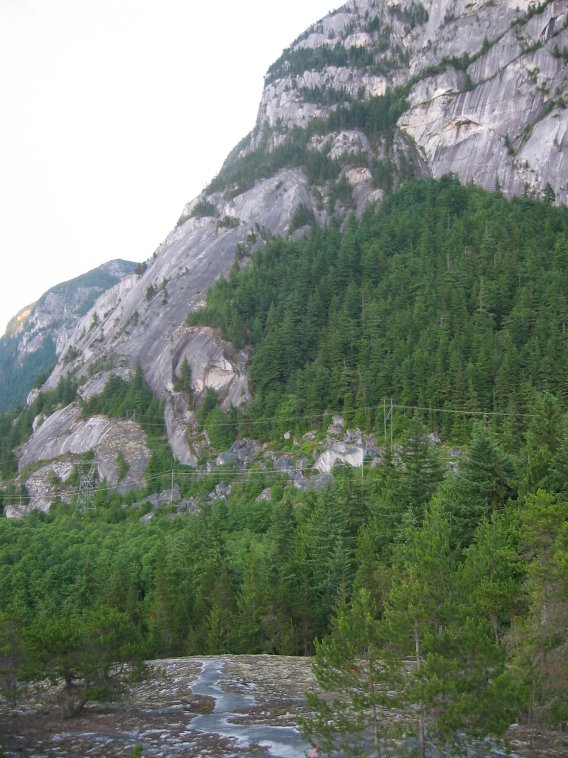
#> input picture samples/mountain/100-0023_img.jpg, 568 x 758 px
$ python -i multiband_blending.py   (imports and definitions only)
#> lines starting #> are read from the running program, lines starting #| are printed output that depends on the picture
from typing import List, Tuple

import cv2
import numpy as np

from src.images.apply_transformation import get_new_parameters
from src.images.image import Image


# [14 lines left out: functions single_weights_array, single_weights_matrix, not called in this run]


def add_weights(weights_matrix: np.ndarray, image: Image, offset: np.ndarray):

    H = offset @ image.H
    size, added_offset = get_new_parameters(weights_matrix, image.image, H)

    weights = single_weights_matrix(image.image.shape)
    weights = cv2.warpPerspective(weights, added_offset @ H, size)[:, :, np.newaxis]

    if weights_matrix is None:
        weights_matrix = weights
    else:
        weights_matrix = cv2.warpPerspective(weights_matrix, added_offset, size)

        if len(weights_matrix.shape) == 2:
            weights_matrix = weights_matrix[:, :, np.newaxis]

        weights_matrix = np.concatenate([weights_matrix, weights], axis=2)

    return weights_matrix, added_offset


def get_max_weights_matrix(images: List[Image]):
    weights_matrix = None
    offset = np.eye(3)

    for image in images:
        weights_matrix, added_offset = add_weights(weights_matrix, image, offset)
        offset = added_offset @ offset

    weights_maxes = np.max(weights_matrix, axis=2)[:, :, np.newaxis]
    max_weights_matrix = np.where(
        np.logical_and(weights_matrix == weights_maxes, weights_matrix > 0), 1.0, 0.0
    )

    max_weights_matrix = np.transpose(max_weights_matrix, (2, 0, 1))

    return max_weights_matrix, offset


# [32 lines left out: functions get_cropped_weights, build_band_panorama, not called in this run]


def multi_band_blending(images: List[Image], num_bands: int = 7, sigma: float = 1):

    max_weights_matrix, offset = get_max_weights_matrix(images)
    size = max_weights_matrix.shape[1:]

    max_weights = get_cropped_weights(images, max_weights_matrix, offset)

    weights = [[cv2.GaussianBlur(max_weights[i], (0, 0), 2 * sigma) for i in range(len(images))]]
    sigma_images = [cv2.GaussianBlur(image.image, (0, 0), sigma) for image in images]
    bands = [
        [
            np.where(
                images[i].image.astype(np.int64) - sigma_images[i].astype(np.int64) > 0,
                images[i].image - sigma_images[i],
                0,
            )
            for i in range(len(images))
        ]
    ]

    for k in range(1, num_bands - 1):
        sigma_k = np.sqrt(2 * k + 1) * sigma
        weights.append(
            [cv2.GaussianBlur(weights[-1][i], (0, 0), sigma_k) for i in range(len(images))]
        )

        old_sigma_images = sigma_images

        sigma_images = [
            cv2.GaussianBlur(old_sigma_image, (0, 0), sigma_k)
            for old_sigma_image in old_sigma_images
        ]
        bands.append(
            [
                np.where(
                    old_sigma_images[i].astype(np.int64) - sigma_images[i].astype(np.int64) > 0,
                    old_sigma_images[i] - sigma_images[i],
                    0,
                )
                for i in range(len(images))
            ]
        )

    weights.append([cv2.GaussianBlur(weights[-1][i], (0, 0), sigma_k) for i in range(len(images))])
    bands.append([sigma_images[i] for i in range(len(images))])

    panorama = np.zeros((*max_weights_matrix.shape[1:], 3))

    for k in range(0, num_bands):
        panorama += build_band_panorama(images, weights[k], bands[k], offset, size)
        panorama[panorama < 0] = 0
        panorama[panorama > 255] = 255

    return panorama

>>> import cv2
>>> picture = cv2.imread('../../samples/mountain/100-0023_img.jpg', cv2.IMREAD_GRAYSCALE)
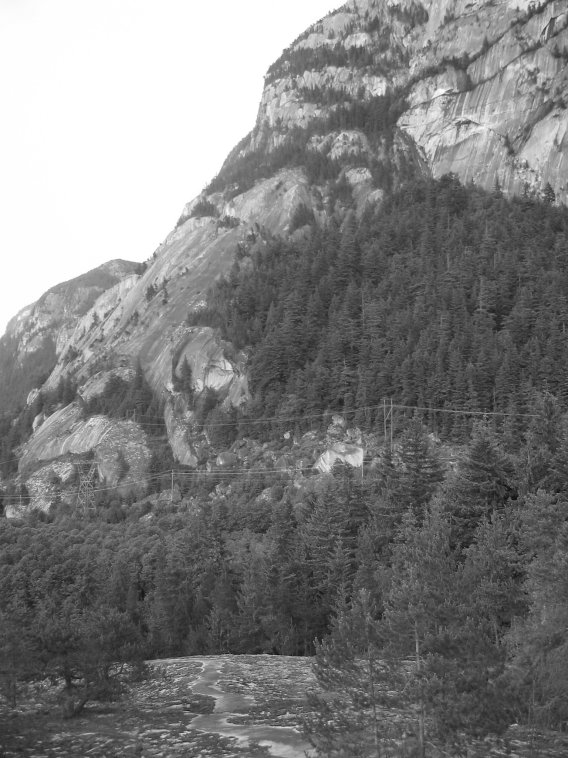
#> picture: shape (758, 568); min 11, max 255, mean 125.2
>>> result = multi_band_blending(picture)
#> the loop in get_max_weights_matrix, `for image in images:` made 1 pass
#> after the loop in get_max_weights_matrix, `for image in images:`: offset = [[1, 0, 0], [0, 1, 0], [0, 0, 1]]
#> (the run stopped early here; a loop or call above may not have finished)

$ run again, on samples/mountain/100-0024_img.jpg
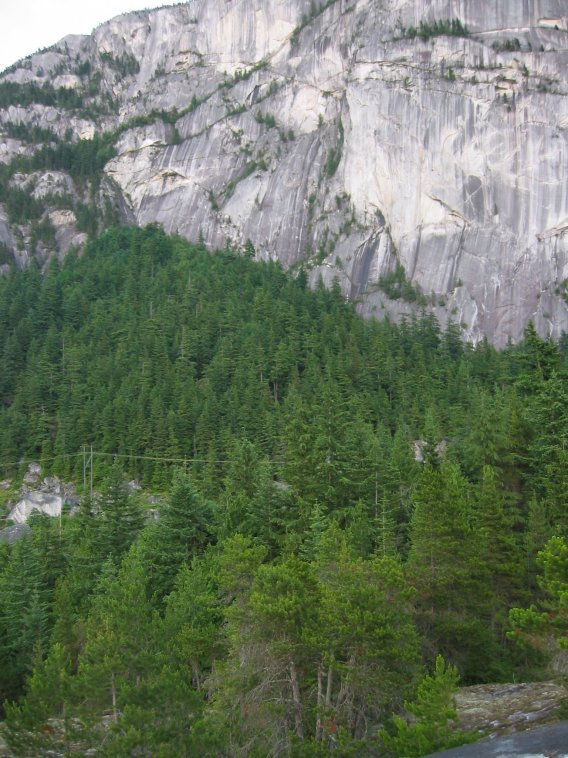
#> input picture samples/mountain/100-0024_img.jpg, 568 x 758 px
#> `picture = cv2.imread('../../samples/mountain/100-0023_img.jpg', cv2.IM..`:
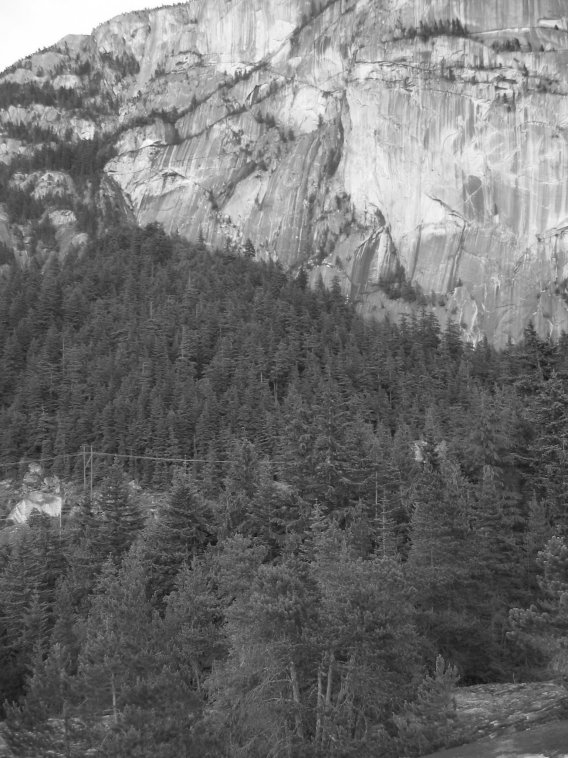
#> picture: shape (758, 568); min 15, max 255, mean 111.4
#> the loop in get_max_weights_matrix, `for image in images:` made 1 pass
#> after the loop in get_max_weights_matrix, `for image in images:`: offset = [[1, 0, 0], [0, 1, 0], [0, 0, 1]]

$ run again, on samples/mountain/100-0025_img.jpg
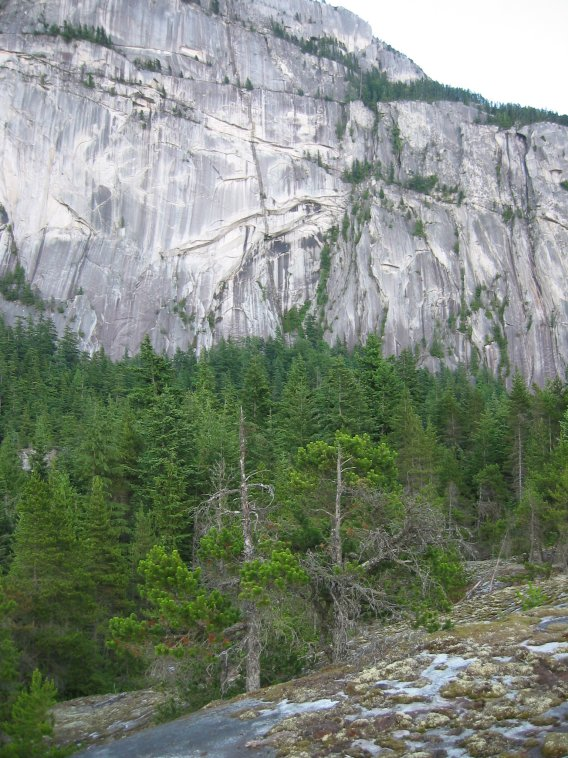
#> input picture samples/mountain/100-0025_img.jpg, 568 x 758 px
#> `picture = cv2.imread('../../samples/mountain/100-0023_img.jpg', cv2.IM..`:
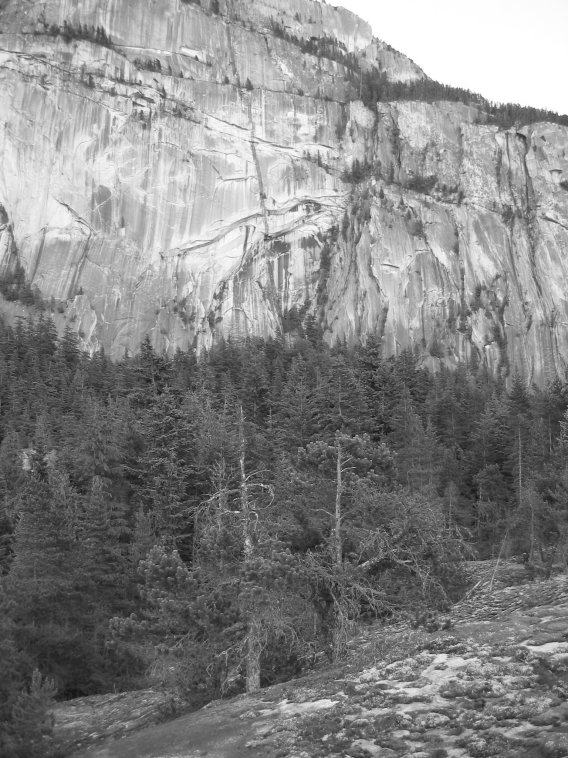
#> picture: shape (758, 568); min 18, max 255, mean 132
#> the loop in get_max_weights_matrix, `for image in images:` made 1 pass
#> after the loop in get_max_weights_matrix, `for image in images:`: offset = [[1, 0, 0], [0, 1, 0], [0, 0, 1]]

$ run again, on samples/mountain/100-0038_img.jpg
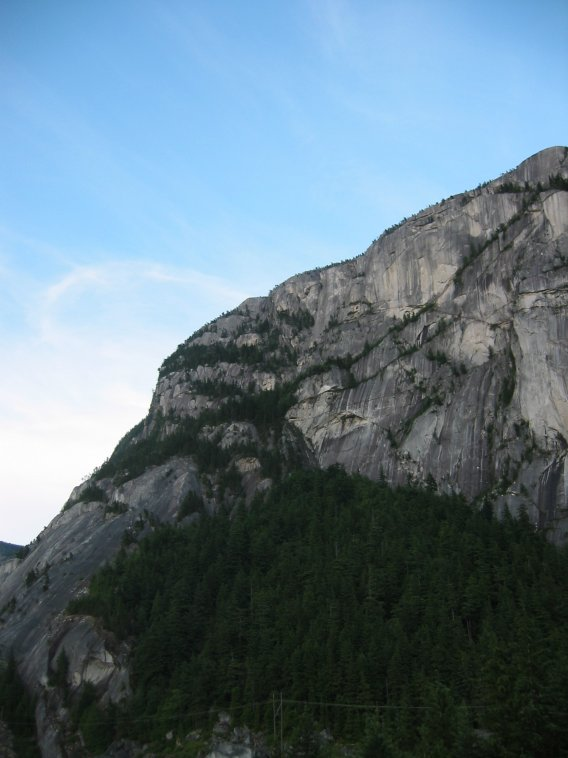
#> input picture samples/mountain/100-0038_img.jpg, 568 x 758 px
#> `picture = cv2.imread('../../samples/mountain/100-0023_img.jpg', cv2.IM..`:
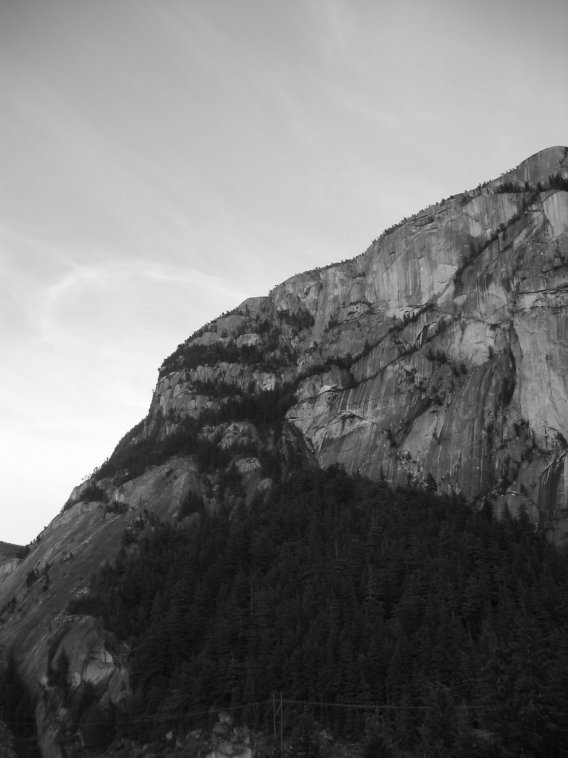
#> picture: shape (758, 568); min 4, max 255, mean 115.3
#> the loop in get_max_weights_matrix, `for image in images:` made 1 pass
#> after the loop in get_max_weights_matrix, `for image in images:`: offset = [[1, 0, 0], [0, 1, 0], [0, 0, 1]]
